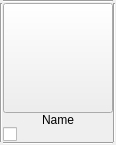
<?xml version="1.0" encoding="UTF-8"?>
<ui version="4.0">
 <class>thumbnail</class>
 <widget class="QWidget" name="thumbnail">
  <property name="geometry">
   <rect>
    <x>0</x>
    <y>0</y>
    <width>116</width>
    <height>142</height>
   </rect>
  </property>
  <property name="maximumSize">
   <size>
    <width>16777215</width>
    <height>16777215</height>
   </size>
  </property>
  <property name="windowTitle">
   <string>Thumbnail</string>
  </property>
  <layout class="QGridLayout" name="gridLayout">
   <property name="margin">
    <number>0</number>
   </property>
   <property name="spacing">
    <number>0</number>
   </property>
   <item row="3" column="1">
    <widget class="QCheckBox" name="cbPreview">
     <property name="minimumSize">
      <size>
       <width>0</width>
       <height>0</height>
      </size>
     </property>
     <property name="maximumSize">
      <size>
       <width>16777215</width>
       <height>16777215</height>
      </size>
     </property>
     <property name="text">
      <string/>
     </property>
    </widget>
   </item>
   <item row="1" column="1">
    <widget class="QPushButton" name="bPreview">
     <property name="minimumSize">
      <size>
       <width>110</width>
       <height>110</height>
      </size>
     </property>
     <property name="maximumSize">
      <size>
       <width>110</width>
       <height>110</height>
      </size>
     </property>
     <property name="text">
      <string/>
     </property>
     <property name="iconSize">
      <size>
       <width>100</width>
       <height>100</height>
      </size>
     </property>
     <property name="checkable">
      <bool>true</bool>
     </property>
     <property name="flat">
      <bool>false</bool>
     </property>
    </widget>
   </item>
   <item row="1" column="0" rowspan="3">
    <widget class="Line" name="line_3">
     <property name="orientation">
      <enum>Qt::Vertical</enum>
     </property>
    </widget>
   </item>
   <item row="0" column="1">
    <widget class="Line" name="line_2">
     <property name="orientation">
      <enum>Qt::Horizontal</enum>
     </property>
    </widget>
   </item>
   <item row="2" column="1">
    <widget class="QLabel" name="lName">
     <property name="maximumSize">
      <size>
       <width>110</width>
       <height>16777215</height>
      </size>
     </property>
     <property name="text">
      <string>Name</string>
     </property>
     <property name="alignment">
      <set>Qt::AlignCenter</set>
     </property>
    </widget>
   </item>
   <item row="4" column="1">
    <widget class="Line" name="line">
     <property name="orientation">
      <enum>Qt::Horizontal</enum>
     </property>
    </widget>
   </item>
   <item row="1" column="2" rowspan="3">
    <widget class="Line" name="line_4">
     <property name="orientation">
      <enum>Qt::Vertical</enum>
     </property>
    </widget>
   </item>
  </layout>
 </widget>
 <resources/>
 <connections/>
</ui>
